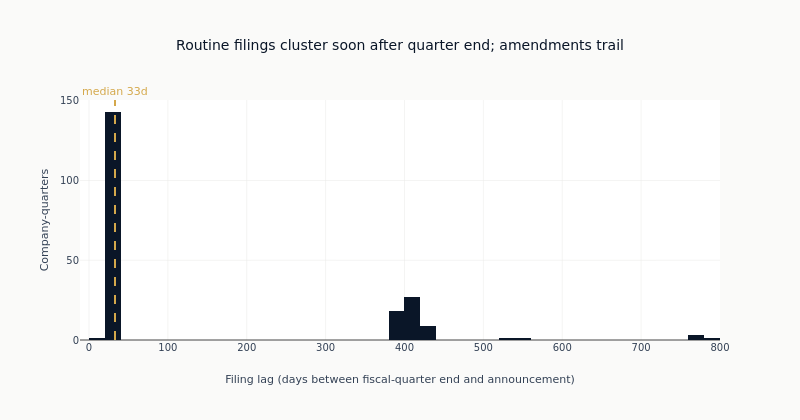

This figure's notebook cell:
### Markdown cell above
The median is the routine case: a 10-Q is due within forty days of quarter end for a large
filer, and most land close to that. The mean sits far above the median, which is the
signature of a second population rather than a wide first one. That population is
restatements and late-attributed facts: the Frames API returns the accession number of the
filing where a fact appears, and a fact restated in a later document is dated to the later
document. Treating that as knowledge time is conservative, in the sense that it makes the
number available later than it really was, which is the direction a backtest can survive.

A distribution with two populations is exactly the case a single summary statistic hides,
so the histogram is what settles it.

### Code cell
lags = filing_lag["lag_days"].to_list()
median_lag = filing_lag["lag_days"].median()

fig = go.Figure(
    data=go.Histogram(
        x=lags,
        xbins={"start": 0, "end": 800, "size": 20},
        marker_color=COLORS["blue"],
    )
)
fig.add_vline(
    x=median_lag,
    line_dash="dash",
    line_color=COLORS["amber"],
    annotation_text=f"median {median_lag:.0f}d",
    annotation_position="top",
    annotation_font_color=COLORS["amber"],
)
fig.update_layout(
    title="Routine filings cluster soon after quarter end; amendments trail",
    xaxis_title="Filing lag (days between fiscal-quarter end and announcement)",
    yaxis_title="Company-quarters",
    height=420,
    width=800,
)
fig.show()

### Figure 1 — Plotly figure (JSON) as saved in the notebook; plotly's stock layout.template omitted (floating-point values rounded to 4 significant figures; data arrays with more than 128 entries replaced by an {"elided": "..."} marker saying what was removed)
{"data": [{"marker": {"color": "#0a1628"}, "type": "histogram", "x": {"elided": "204 int values"}, "xbins": {"end": 800, "size": 20, "start": 0}}], "layout": {"annotations": [{"font": {"color": "#D4A84B"}, "showarrow": false, "text": "median 33d", "x": 33.0, "xanchor": "center", "xref": "x", "y": 1, "yanchor": "bottom", "yref": "y domain"}], "height": 420, "shapes": [{"line": {"color": "#D4A84B", "dash": "dash"}, "type": "line", "x0": 33.0, "x1": 33.0, "xref": "x", "y0": 0, "y1": 1, "yref": "y domain"}], "title": {"text": "Routine filings cluster soon after quarter end; amendments trail"}, "width": 800, "xaxis": {"title": {"text": "Filing lag (days between fiscal-quarter end and announcement)"}}, "yaxis": {"title": {"text": "Company-quarters"}}}}
